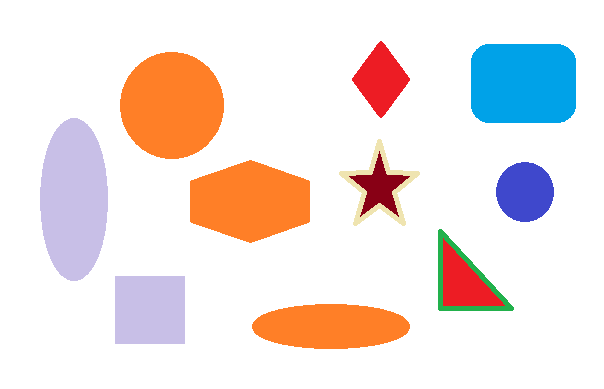
//> input picture technicalAssignment/image-1.png, 604 x 389 px
$ ./technicalAssignment   (built with g++ and OpenCV 4)
//> lines starting //> are read from the running program, lines starting //| are printed output that depends on the picture; after the words box and inside, x2 and y2 are one past the last pixel; in counts of white or black regions, pixels touching at a corner belong together
#include <iostream>
#include <opencv2/opencv.hpp>
#include <vector>

using namespace std;
using namespace cv;

/*--------------------------------------functions for task-1 sobel-----------------------------------*/

Mat convolve(Mat img, vector<vector<float>> filter, int stride = 1) {

    int kernelSize = filter.size();
    Mat gradOut(img.rows, img.cols, CV_8U, Scalar(0));// empty image to calculate gradient on it

    int rowsOut = ((img.rows - kernelSize) / stride) + 1; // calculate number of output rows
    int colsOut = ((img.cols - kernelSize) / stride) + 1; // calculate number of output columns

    // loop on the image
    for (int r = 0; r < rowsOut; r++)
        for (int c = 0; c < colsOut; c++)
        {
            float grad = 0;
            // loop on the filter
            for (int i = 0; i < kernelSize; i++)
                for (int j = 0; j < kernelSize; j++)
                {
                    grad += img.at<uchar>(i + (r * stride), j + (c * stride)) * filter[i][j];
                }

            // set the pixel value to the result of gradient
            gradOut.at<uchar>((r * stride) + int(kernelSize / 2), (c * stride) + int(kernelSize / 2))
                = saturate_cast<uchar>(abs(grad));

        }

    return gradOut;
}

void boxBlur(Mat src, Mat& dst, int stride = 1) {

    vector<vector<float>> filter = { {0.11,0.11,0.11},
                                    {0.11,0.11,0.11},
                                    {0.11,0.11,0.11} }; // 0.11 = 1/9 to avg pixels on 3*3 window


    dst = convolve(src, filter, stride);


}

void apply_sobel(Mat src, Mat& dst, int stride = 1) {

    // 3*3 kernel on X-axis
    vector<vector<float>> kernelX = { {-1,0,1},
                                   {-2,0,2},
                                   {-1,0,1} };

    // 3*3 kernel on Y-axis
    vector<vector<float>> kernelY = { {1,2,1},
                                    {0,0,0},
                                    {-1,-2,-1} };


    Mat sobelX = convolve(src, kernelX, stride);//convolve on image with kernelX to get vertical edges
    Mat sobelY = convolve(src, kernelY, stride);//convolve on image with kernelY to get horizontal edges

    Mat gradOut(src.rows, src.cols, CV_8U, Scalar(0));// empty image to calculate gradient of X,Y on it

    //loop on gradient X,Y images to get vertical and horizontal edges on one image sqrt(gradX^2 + gradY^2)
    for (int i = 0; i < src.rows; i++)
        for (int j = 0; j < src.cols; j++) {
            uchar gradX = sobelX.at<uchar>(i, j);
            uchar gradY = sobelY.at<uchar>(i, j);
            gradOut.at<uchar>(i, j) = saturate_cast<uchar>(sqrt((gradX * gradX) + (gradY * gradY)));

        }

    dst = gradOut;
}

void sobel_3channels(Mat src, Mat& dst, int stride = 1) {

    Mat rgb[3], merged;

    cvtColor(src, src, COLOR_BGR2RGB); // convert image from BGR to RGB

    split(src, rgb); // split image to seperated 3 channels

    vector<Mat> channels_vector;

    // loop on every channel and apply boxBlur then apply sobel
    for (int i = 0; i < 3; i++)
    {
        Mat img_blur, channel;
        boxBlur(rgb[i], img_blur);
        apply_sobel(img_blur, channel, stride);
        channels_vector.push_back(channel);
    }

    merge(channels_vector, merged); // merge 3 channels to one colored image

    dst = merged;
}

void task1() {

   // read image
   Mat img_colored = imread("image-1.png", IMREAD_COLOR);
//> img_colored is the input picture: 389 rows x 604 cols, CV_8UC3; mean B, G, R 225.1, 227.6, 238.6

   // Convert to grayscale
   Mat img_gray;
   cvtColor(img_colored, img_gray, COLOR_BGR2GRAY);

   // apply an avg filter (box blur) on the image
   Mat img_blur;
   boxBlur(img_gray, img_blur);//takes 3 parameters-->source image,destination image,stride
//> after the loop in convolve, `for (int r = 0; r < rowsOut; r++)`:
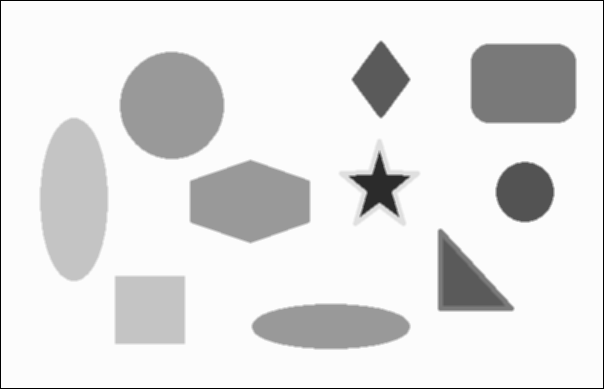
//> gradOut: 389 rows x 604 cols, CV_8UC1; min 0, max 252, mean 225.8

   // apply sobel on grayscale image (1 channel)
   Mat sobel_gray;
   apply_sobel(img_gray, sobel_gray, 3);//takes 3 parameters-->source image,destination image,stride

   // apply sobel on blured grayscale image
   Mat sobel_blured;
   apply_sobel(img_blur, sobel_blured, 3);

   // apply sobel on RGB image (3 channels)
   Mat sobel_rgb;
   sobel_3channels(img_colored, sobel_rgb, 3);//takes 3 parameters-->source image,destination image,stride
//> in sobel_3channels, `split(src, rgb);`:
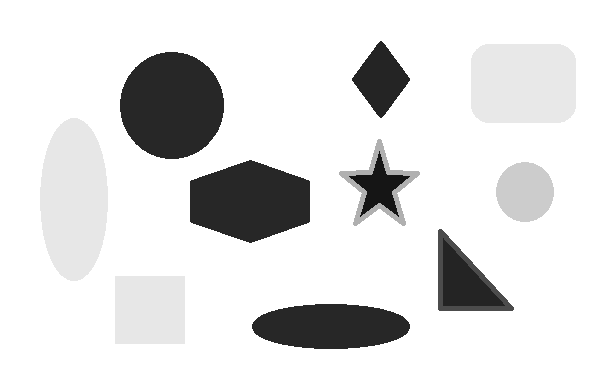
//> rgb[2]: 389 rows x 604 cols, CV_8UC1; min 21, max 255, mean 225.1
//> the loop in sobel_3channels, `for (int i = 0; i < 3; i++)` made 3 passes
//> (rowsOut in convolve, colsOut in convolve) on passes 1, 3: (387, 602), (387, 602)
//> pass 1, in boxBlur (call 2), `dst = convolve(src, filter, stride);`:
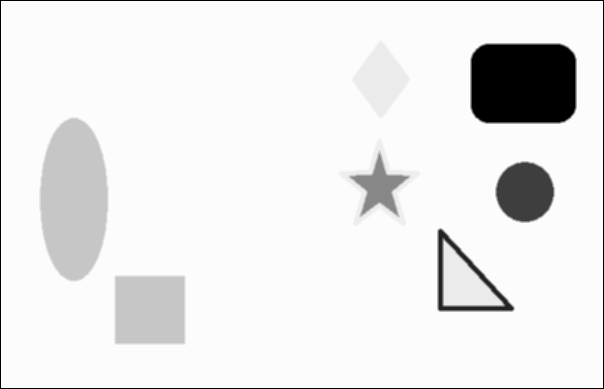
//> dst: 389 rows x 604 cols, CV_8UC1; min 0, max 252, mean 233.7

   // Save images
   imwrite("Sobel on gray Image.png", sobel_gray);
   imwrite("Sobel on blured gray Image.png", sobel_blured);
   imwrite("Sobel on colored Image.png", sobel_rgb);

   // Display Sobel edge detection images
   imshow("Sobel on gray Image", sobel_gray);
   imshow("Sobel on blured gray Image", sobel_blured);
   imshow("Sobel on colored Image", sobel_rgb);

}

/*---------------------------------functions for task-2 filter orange--------------------------------*/

void filterColor(Mat src, Mat& dst, int startRange[3], int endRange[3]) {

    Mat rgb[3], merged;

    cvtColor(src, src, COLOR_BGR2RGB); // convert image from BGR to RGB

    split(src, rgb); // split image to seperated 3 channels

    vector<Mat> channels_vector = { rgb[0],rgb[1],rgb[2] };

    // loop on every pixel and check the 3 values for this pixel if in range then remove it
    for (int r = 0; r < src.rows; r++)
        for (int c = 0; c < src.cols; c++)
        {
            int inRange = 0;
            for (int i = 0; i < 3; i++)
            {
                int val = int(channels_vector[i].at<uchar>(r, c));
                if (val >= startRange[i] && val <= endRange[i])
                    inRange += 1;

            }

            if (inRange == 3)
            {
                channels_vector[0].at<uchar>(r, c) = 0;
                channels_vector[1].at<uchar>(r, c) = 0;
                channels_vector[2].at<uchar>(r, c) = 0;
            }

        }


    merge(channels_vector, merged); // merge 3 channels to one colored image

    cvtColor(merged, merged, COLOR_RGB2BGR); // convert image from RGB to BGR

    dst = merged;

}

void task2()
{
    // read image
    Mat img = imread("image-1.png", IMREAD_COLOR);


    int start[3] = { 220,127,39 }; // Minimum range for orange color as RGB
    int end[3] = { 255,170,111 }; //  Maximum range for orange color as RGB

    // apply filter method to remove orange color
    Mat filtered;
    filterColor(img, filtered, start, end);
//> after the loop in filterColor, `for (int r = 0; r < src.rows; r++)`:
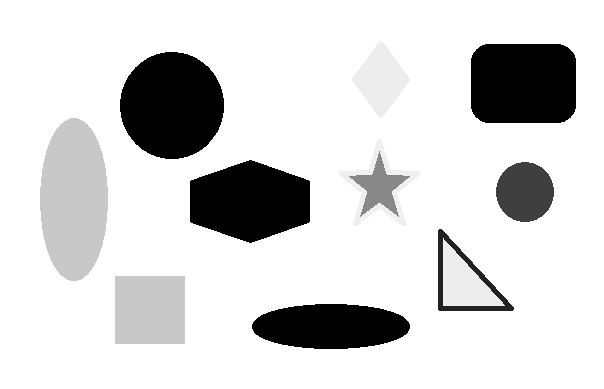
//> channels_vector[0]: 389 rows x 604 cols, CV_8UC1; min 0, max 255, mean 214.9
//> after the loop in filterColor, `for (int r = 0; r < src.rows; r++)`:
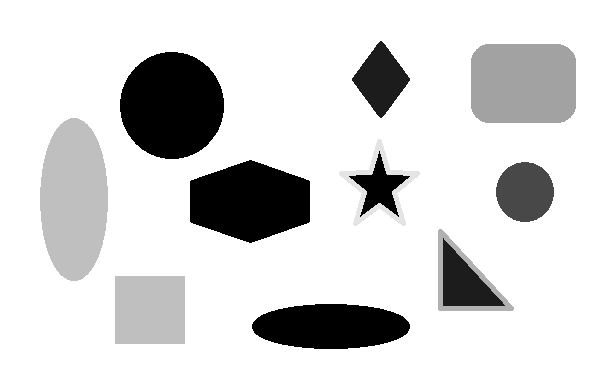
//> channels_vector[1]: 389 rows x 604 cols, CV_8UC1; min 0, max 255, mean 215.8
//> after the loop in filterColor, `for (int r = 0; r < src.rows; r++)`:
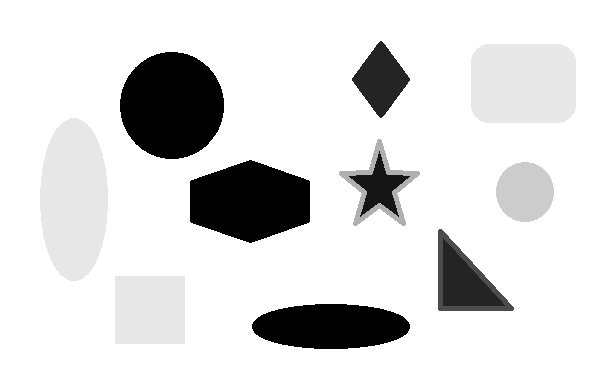
//> channels_vector[2]: 389 rows x 604 cols, CV_8UC1; 9.31% of pixels changed, all inside (x1, y1, x2, y2) = (120, 52, 410, 349)
//> in filterColor, `cvtColor(merged, merged, COLOR_RGB2BGR);`:
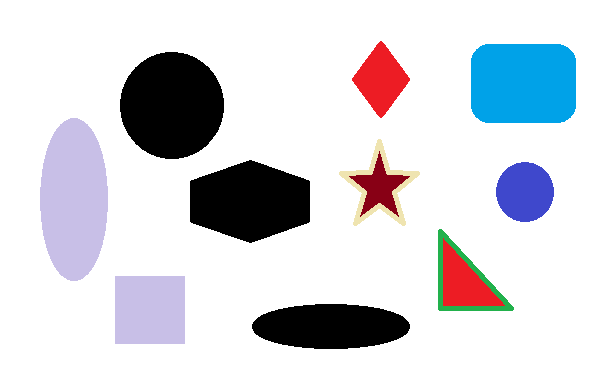
//> merged: 389 rows x 604 cols, CV_8UC3; mean B, G, R 221.5, 215.8, 214.9

    // save image
    imwrite("filter orange(task2).png", filtered);

    // display image
    imshow("filter orange(task2)", filtered);


}

/*--------------------------------------------Main---------------------------------------------------*/

int main(int argc, char* argv[])
{

    task1(); // run task 1 (sobel edge detection)
    task2(); // run task 2 (filter orange color)

    waitKey(0);
    destroyAllWindows();

    return 0;
}
